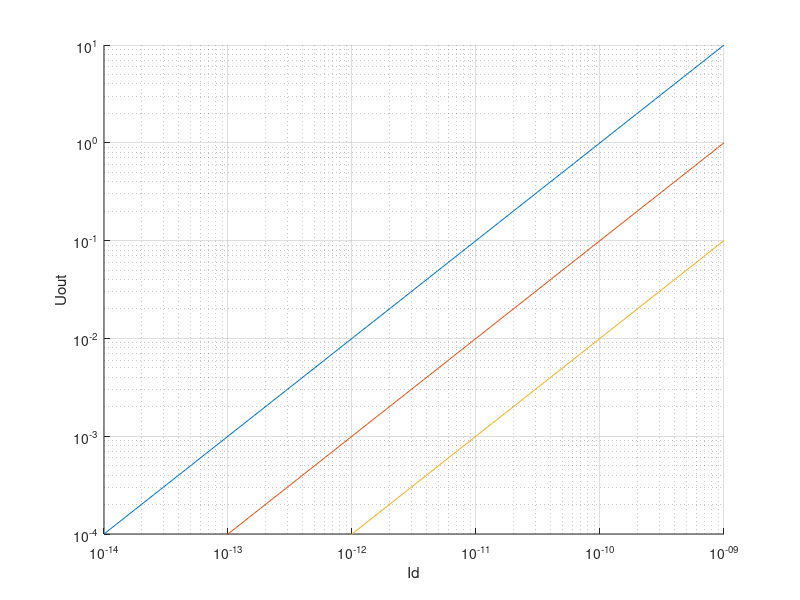

This figure's MATLAB source:
%%%%%%%%%%%%%%%%%%%%%%%%%%%%%%%%%%%%%%%%%%%%%%%%%%%%%%%%%%%%%%%
% Author:	Max
% Date: 	13.06.2017
% File: 	trick_circ_trasimp.m
%%%%%%%%%%%%%%%%%%%%%%%%%%%%%%%%%%%%%%%%%%%%%%%%%%%%%%%%%%%%%%%
	
	clear;
	format shortEng;
		
	%%%%%%%%%%%%%%%%%%%%%%%%%%%%%%%%%%%%%%%%%%%%%%%%%%%%%%%
	% Vars
	%%%%%%%%%%%%%%%%%%%%%%%%%%%%%%%%%%%%%%%%%%%%%%%%%%%%%%%

	Rd = 10e6
	Rpar = [0.1e3, 1e3, 10e3]
	Rout = 100e3	

	Ilow = -14;
	Ihigh = -9;
	Ulow = -4;
	Uhigh = 1;
	Id = logspace(Ilow,Ihigh,100);

	%%%%%%%%%%%%%%%%%%%%%%%%%%%%%%%%%%%%%%%%%%%%%%%%%%%%%%%
        % Equations of the trick transimp. amp.
        %%%%%%%%%%%%%%%%%%%%%%%%%%%%%%%%%%%%%%%%%%%%%%%%%%%%%%%

	% Resistance seen by diode
	Rdseen = Rout * ( Rd./Rpar + 1)
	% Resistance seen by diode exactly
	Rdseenext = Rout * ( Rd./Rpar + 1 + 1/Rout)

	%%%%%%%%%%%%%%%%%%%%%%%%%%%%%%%%%%%%%%%%%%%%%%%%%%%%%%%
        % Plot
        %%%%%%%%%%%%%%%%%%%%%%%%%%%%%%%%%%%%%%%%%%%%%%%%%%%%%%%

	hold on;
	for i = 1:length(Rpar)
		Uout = Id .* Rdseen(i);
		loglog(Id, Uout);
	end
	grid on;
	xlabel("Id");	
	ylabel("Uout");
	axis([10^Ilow 10^Ihigh 10^Ulow 10^Uhigh]);
